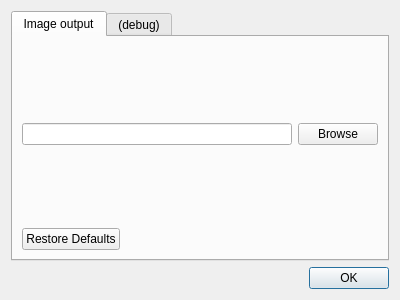
<ui version="4.0" >
 <class>PreferencesDialog</class>
 <widget class="QDialog" name="PreferencesDialog" >
  <property name="geometry" >
   <rect>
    <x>0</x>
    <y>0</y>
    <width>400</width>
    <height>300</height>
   </rect>
  </property>
  <property name="windowTitle" >
   <string>Preferences</string>
  </property>
  <layout class="QVBoxLayout" name="verticalLayout" >
   <item>
    <widget class="QTabWidget" name="tabWidget" >
     <property name="currentIndex" >
      <number>0</number>
     </property>
     <widget class="QWidget" name="tab" >
      <attribute name="title" >
       <string>Image output</string>
      </attribute>
      <layout class="QVBoxLayout" name="verticalLayout_3" >
       <item>
        <spacer name="verticalSpacer_4" >
         <property name="orientation" >
          <enum>Qt::Vertical</enum>
         </property>
         <property name="sizeHint" stdset="0" >
          <size>
           <width>20</width>
           <height>40</height>
          </size>
         </property>
        </spacer>
       </item>
       <item>
        <layout class="QHBoxLayout" name="horizontalLayout_2" >
         <item>
          <widget class="QLineEdit" name="tethered_path" >
           <property name="toolTip" >
            <string>Directory for tethered capture images</string>
           </property>
          </widget>
         </item>
         <item>
          <widget class="QPushButton" name="select_tethered_button" >
           <property name="text" >
            <string>Browse</string>
           </property>
          </widget>
         </item>
        </layout>
       </item>
       <item>
        <spacer name="verticalSpacer_3" >
         <property name="orientation" >
          <enum>Qt::Vertical</enum>
         </property>
         <property name="sizeHint" stdset="0" >
          <size>
           <width>20</width>
           <height>44</height>
          </size>
         </property>
        </spacer>
       </item>
       <item>
        <widget class="QDialogButtonBox" name="image_output_buttons" >
         <property name="standardButtons" >
          <set>QDialogButtonBox::RestoreDefaults</set>
         </property>
        </widget>
       </item>
      </layout>
     </widget>
     <widget class="QWidget" name="tab_2" >
      <attribute name="title" >
       <string>(debug)</string>
      </attribute>
      <layout class="QVBoxLayout" name="verticalLayout_2" >
       <item>
        <spacer name="verticalSpacer" >
         <property name="orientation" >
          <enum>Qt::Vertical</enum>
         </property>
         <property name="sizeHint" stdset="0" >
          <size>
           <width>20</width>
           <height>53</height>
          </size>
         </property>
        </spacer>
       </item>
       <item>
        <layout class="QHBoxLayout" name="horizontalLayout" >
         <item>
          <widget class="QLineEdit" name="logfile_path" >
           <property name="toolTip" >
            <string>Enter the path to a file to use for logging.</string>
           </property>
           <property name="alignment" >
            <set>Qt::AlignRight|Qt::AlignTrailing|Qt::AlignVCenter</set>
           </property>
          </widget>
         </item>
         <item>
          <widget class="QPushButton" name="select_logfile_button" >
           <property name="text" >
            <string>Browse</string>
           </property>
          </widget>
         </item>
        </layout>
       </item>
       <item>
        <spacer name="verticalSpacer_2" >
         <property name="orientation" >
          <enum>Qt::Vertical</enum>
         </property>
         <property name="sizeHint" stdset="0" >
          <size>
           <width>20</width>
           <height>52</height>
          </size>
         </property>
        </spacer>
       </item>
       <item>
        <widget class="QDialogButtonBox" name="debug_buttons" >
         <property name="standardButtons" >
          <set>QDialogButtonBox::Reset</set>
         </property>
        </widget>
       </item>
      </layout>
     </widget>
    </widget>
   </item>
   <item>
    <widget class="QDialogButtonBox" name="buttonBox" >
     <property name="orientation" >
      <enum>Qt::Horizontal</enum>
     </property>
     <property name="standardButtons" >
      <set>QDialogButtonBox::Ok</set>
     </property>
    </widget>
   </item>
  </layout>
 </widget>
 <resources/>
 <connections>
  <connection>
   <sender>buttonBox</sender>
   <signal>accepted()</signal>
   <receiver>PreferencesDialog</receiver>
   <slot>accept()</slot>
   <hints>
    <hint type="sourcelabel" >
     <x>248</x>
     <y>254</y>
    </hint>
    <hint type="destinationlabel" >
     <x>157</x>
     <y>274</y>
    </hint>
   </hints>
  </connection>
  <connection>
   <sender>buttonBox</sender>
   <signal>rejected()</signal>
   <receiver>PreferencesDialog</receiver>
   <slot>reject()</slot>
   <hints>
    <hint type="sourcelabel" >
     <x>316</x>
     <y>260</y>
    </hint>
    <hint type="destinationlabel" >
     <x>286</x>
     <y>274</y>
    </hint>
   </hints>
  </connection>
 </connections>
</ui>
